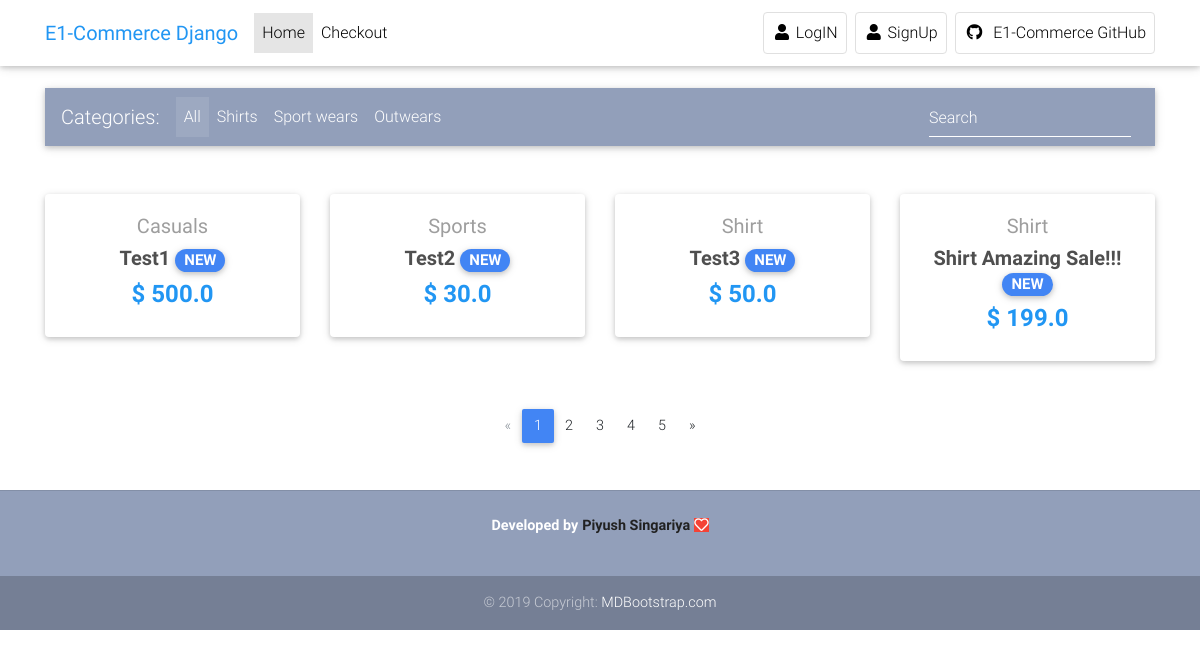
The page / on the database its author committed.
### core/models.py (models this page shows, shortened)
class Item(models.Model):
    title = models.CharField(max_length=300)
    image = models.ImageField(default="default.jpg")
    price = models.FloatField()
    discount_price = models.FloatField(blank=True, null=True)
    category = models.CharField(choices=CATEGORY_CHOICE, max_length=2)
    label = models.CharField(choices=Label_CHOICES, max_length=1)
    slug = models.SlugField()
    description = models.TextField(default="This is a Fake Description")
    bestseller = models.BooleanField(default=False)
    isNewItem = models.BooleanField(default=True)
    def get_absolute_url(self):
        return reverse("core:product", kwargs={
            'slug': self.slug
        })

### core/views.py (the view)
# urls.py: path('', IndexView.as_view(), name="index"),
class IndexView(ListView):
    model = Item
    template_name = "index.html"

### templates/index.html (shortened to what this page needs)
{% extends 'base.html' %}
{% load static %}
{% block content %}
  <main>
    <div class="container">
      <nav class="navbar navbar-expand-lg navbar-dark mdb-color lighten-3 mt-3 mb-5">
        <span class="navbar-brand">Categories:</span>
        <div class="collapse navbar-collapse" id="basicExampleNav">
          <ul class="navbar-nav mr-auto">
            <li class="nav-item active">
              <a class="nav-link" href="#">All
              </a>
            </li>
            <li class="nav-item">
              <a class="nav-link" href="#">Shirts</a>
            </li>
            <li class="nav-item">
              <a class="nav-link" href="#">Sport wears</a>
            </li>
            <li class="nav-item">
              <a class="nav-link" href="#">Outwears</a>
            </li>
          </ul>
          <form class="form-inline">
            <div class="md-form my-0">
              <input class="form-control mr-sm-2" type="text" placeholder="Search" aria-label="Search">
            </div>
          </form>
        </div>
      </nav>
      <section class="text-center mb-4">
        <div class="row wow fadeIn">
          {% for item in object_list %}
          <div class="col-lg-3 col-md-6 mb-4">
            <div class="card">
              <div class="card-body text-center">
                <a href="{{ item.get_absolute_url }}" class="grey-text">
                  <h5>{{ item.get_category_display }}</h5></a>
                  <h5><strong><a href="{{ item.get_absolute_url }}" class="dark-grey-text">{{ item.title }}
                      <span class="badge badge-pill {{ item.get_label_display }}-color">NEW</span></a>
                  </strong></h5>
                <h4 class="font-weight-bold blue-text"><strong>$
                    {% if item.discount_price %}
                    {{ item.discount_price }}
                    {% else %}
                    {{ item.price }}
                    {% endif %}
                </strong></h4>
              </div>
            </div>
          </div>
          {% endfor %}
        </div>
      </section>
      <nav class="d-flex justify-content-center wow fadeIn">
        <ul class="pagination pg-blue">
          <li class="page-item disabled">
            <a class="page-link" href="#" aria-label="Previous">
              <span aria-hidden="true">&laquo;</span>
            </a>
          </li>
          <li class="page-item active">
            <a class="page-link" href="#">1
            </a>
          </li>
          <li class="page-item">
            <a class="page-link" href="#">2</a>
          </li>
          <li class="page-item">
            <a class="page-link" href="#">3</a>
          </li>
          <li class="page-item">
            <a class="page-link" href="#">4</a>
          </li>
          <li class="page-item">
            <a class="page-link" href="#">5</a>
          </li>
          <li class="page-item">
            <a class="page-link" href="#" aria-label="Next">
              <span aria-hidden="true">&raquo;</span>
            </a>
          </li>
        </ul>
      </nav>
    </div>
  </main>
{% endblock content %}

### templates/head.html (style rules this page uses)
html, body, header, .carousel { height: 60vh; }

### rows shown on the page
Item: category "Casuals", title "Test1", discount_price "500.0"
Item: category "Sports", title "Test2", price "30.0"
Item: category "Shirt", title "Test3", price "50.0"
Item: category "Shirt", title "Shirt Amazing Sale!!!", discount_price "199.0"
